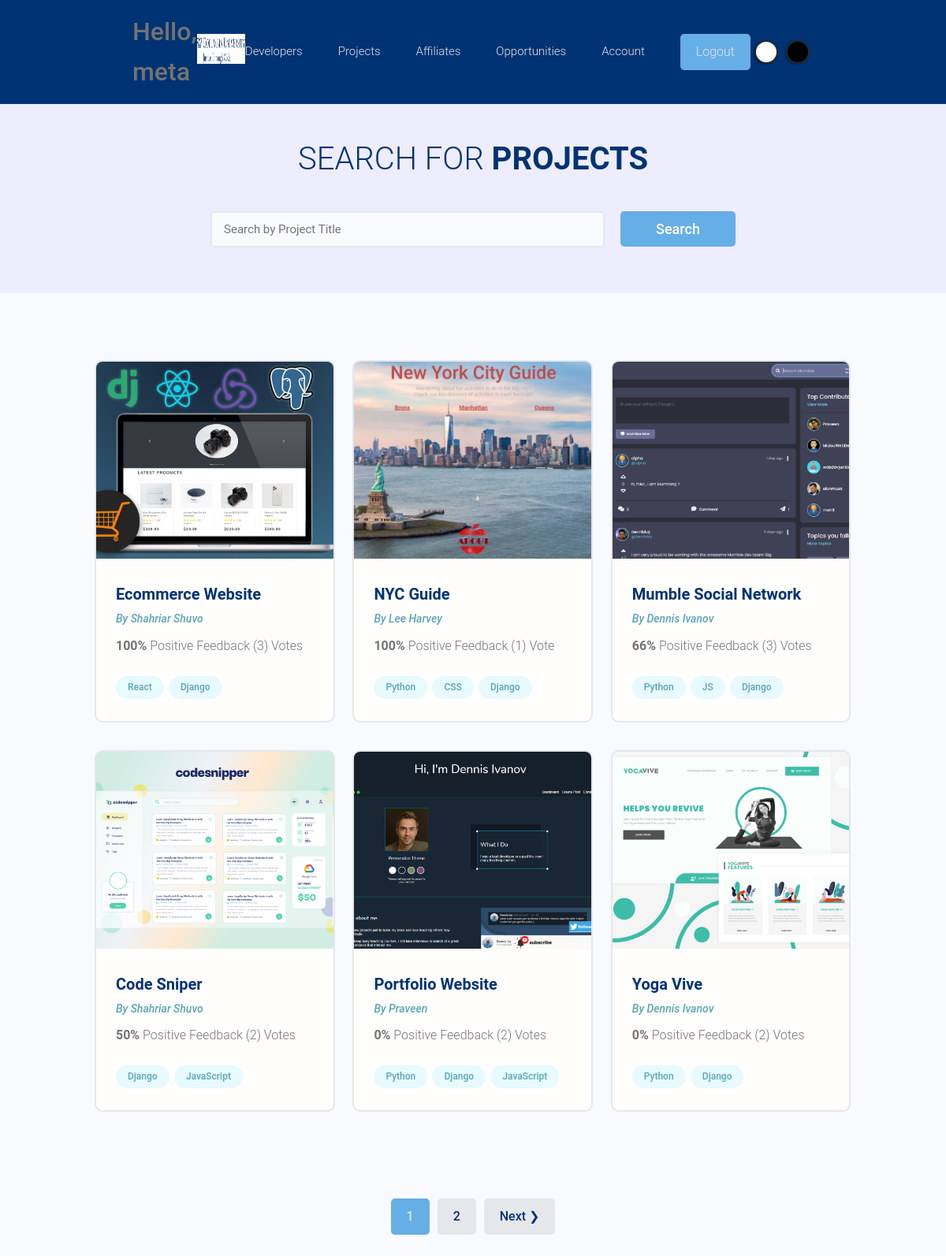
Page /projects/ (signed in) on the committed database.
### projects/models.py (models this page shows, shortened)
class Project(models.Model):
    owner = models.ForeignKey(Profile, null = True, blank = True, on_delete = models.CASCADE)
    title = models.CharField(max_length = 200)
    description = models.TextField(null = True, blank = True)
    featured_image = models.ImageField(null = True, blank = True,
                                        upload_to = 'projects/', default = "projects/default.jpg")
    demo_link = models.CharField(max_length = 2000, null = True, blank = True)
    source_link = models.CharField(max_length = 2000, null = True, blank = True)
    demo = models.BooleanField(default = False, null = True, blank = True)
    tags = models.ManyToManyField('Tag', blank = True)
    vote_total = models.IntegerField(default = 0, null = True, blank = True)
    vote_ratio = models.IntegerField(default = 0, null = True, blank = True)
    created = models.DateTimeField(auto_now_add = True)
    slug = models.SlugField(default = '', editable = False, max_length = 200, null = False)
    id = models.UUIDField(default = uuid.uuid4, unique = True, primary_key = True, editable = False)
    class Meta:
        ordering = ['-vote_ratio', '-vote_total', 'title']
        unique_together = [['slug', 'owner']]
    @property
    def imageURL(self):
        try:
            url = self.featured_image.url
        except:
            url = ''
        return url

class Tag(models.Model):
    name = models.CharField(max_length = 200)
    created = models.DateTimeField(auto_now_add = True)
    id = models.UUIDField(default = uuid.uuid4, unique = True, primary_key = True, editable = False)
    def __str__(self):
        return self.name

### users/models.py (models this page shows, shortened)
class Profile(models.Model):
    user = models.OneToOneField(User, on_delete = models.CASCADE,
                                null = True, blank = True)
    name = models.CharField(max_length = 200, blank = True, null = True)
    email = models.EmailField(max_length = 500, blank = True, null = True)
    username = models.CharField(max_length = 200, blank = True, null = True)
    location = models.CharField(default = 'USA', max_length = 200, blank = True, null = True)
    short_intro = models.CharField(max_length = 200, blank = True, null = True)
    bio = models.TextField(blank = True, null = True)
    profile_image = models.ImageField(null = True, blank = True,
                            upload_to = 'profiles/',
                            default = "profiles/user-default.png")
    profile_type = models.CharField(default='alum', max_length=200)
    organization_name = models.CharField(default = '', max_length = 200, blank = True, null = True)
    created = models.DateTimeField(auto_now_add = True)
    slug = models.SlugField(default = '', editable = True, max_length = 200, null = False)
    id = models.UUIDField(default = uuid.uuid4, unique = True,
                        primary_key = True, editable = False)
    class Meta:
        ordering = ['created']

### projects/views.py (the view)
# urls.py: path('projects/', views.getProjects),
def projects(request):
    projects, search_query = searchProjects(request)
    custom_range, projects = paginateProjects(request, projects, 6)
    context = {'projects': projects, 'search_query': search_query, 'custom_range': custom_range}
    return render(request, 'projects/projects.html', context)

### projects/utils.py (called while the page is built)
def paginateProjects(request, projects, results):
    page = request.GET.get('page')
    paginator = Paginator(projects, results)
    try:
        projects = paginator.page(page)
    except PageNotAnInteger:
        page = 1
        projects = paginator.page(page)
    except EmptyPage:
        page = paginator.num_pages
        projects = paginator.page(page)
    leftIndex = (int(page) - 4)
    if leftIndex < 1:
        leftIndex = 1
    rightIndex = (int(page) + 5)
    if rightIndex > paginator.num_pages:
        rightIndex = paginator.num_pages + 1
    custom_range = range(leftIndex, rightIndex)
    return custom_range, projects

def searchProjects(request):
    search_query = ''
    if request.GET.get('search_query'):
        search_query = request.GET.get('search_query')
    tags = Tag.objects.filter(name__icontains = search_query)
    projects = Project.objects.distinct().filter(
        Q(title__icontains = search_query) |
        Q(description__icontains = search_query) |
        Q(owner__name__icontains = search_query) |
        Q(tags__in = tags)
    )
    return projects, search_query

### projects/templates/projects/projects.html (shortened to what this page needs)
{% extends 'main.html' %}
{% block content %}
<main class="projects">
    <section class="hero-section text-center">
        <div class="container container--narrow">
            <div class="hero-section__box">
                <h2>Search for <span>Projects</span></h2>
            </div>
            <div class="hero-section__search">
                <form id='searchForm' class="form" action="{% url 'projects' %}" method="get">
                    <div class="form__field">
                        <input class="input input--text" id="formInput#search" type="text" name="search_query"
                            placeholder="Search by Project Title" value="{{search_query}}" />
                    </div>
                    <input class="btn btn--sub btn--lg" type="submit" value="Search" />
                </form>
            </div>
        </div>
    </section>
    <section class="projectsList">
        <div class="container">
            <div class="grid grid--three">
                {% for project in projects %}
                <div class="column">
                    <div class="card project">
                        <a href="{% url 'project' slug=project.slug %}" class="project">
                            <img class="project__thumbnail" src="{{ project.imageURL }}" alt="project thumbnail" />
                            <div class="card__body">
                                <h3 class="project__title">{{project.title}}</h3>
                                <p>
                                    <a class="project__author" href="{% url 'user-profile' slug=project.owner.slug %}">
                                        By {{project.owner.name}}
                                    </a>
                                </p>
                                <p class="project--rating">
                                    <span style="font-weight: bold;">{{project.vote_ratio}}%</span> Positive
                                    Feedback ({{project.vote_total}}) Vote{{project.vote_total|pluralize:"s"}}
                                </p>
                                <div class="project__tags">
                                    {% for tag in project.tags.all %}
                                    <span class="tag tag--pill tag--main">
                                        <small>{{tag}}</small>
                                    </span>
                                    {% endfor %}
                                </div>
                            </div>
                        </a>
                    </div>
                </div>
                {% endfor %}
            </div>
        </div>
    </section>
    {% include 'pagination.html' with queryset=projects custom_range=custom_range %}
</main>
{% endblock %}

### templates/navbar.html (shortened to what this page needs)
{% load static %}
<header class="header">
    <div class="container container--narrow">
        {% if request.user.id != None %}
            <span class="user">
                <h3>Hello, {{ request.user }}</h3>
            </span>
        {% endif %}
        <a href="{% url 'profiles' %}" class="header__logo">
        <img src="{% static 'images/jtc-long-logo.jpeg' %} " alt="JTCAlumn Logo" />
        </a>
        <nav class="header__nav">
            <ul class="header__menu">
                <li class="header__menuItem"><a href="{% url 'profiles' %}">Developers</a></li>
                <li class="header__menuItem"><a href="{% url 'projects' %}">Projects</a></li>
                <li class="header__menuItem"><a href="{% url 'affiliates' %}">Affiliates</a></li>
                <li class="header__menuItem"><a href="{% url 'opportunity-board' %}">Opportunities</a></li>
                {% if request.user.is_authenticated %}
                    <li class="header__menuItem"><a href="{% url 'account' %}">Account</a></li>
                    <li class="header__menuItem"><a href="{% url 'logout' %}" class="btn btn--sub">Logout</a></li>
                {% else %}
                    <li class="header__menuItem"><a href="{% url 'login' %}" class="btn btn--sub">Login/Sign Up</a></li>
                {% endif %}
            </ul>
        </nav>
        <a href="{{ request.GET.next }}" class="header">
            <div id="theme-options-wrapper">
                <div data-mode="light" id="light-mode" class="theme-dot"></div>
                <div data-mode="dark" id="dark-mode" class="theme-dot"></div>
            </div>
        </a>
    </div>
</header>

### static/styles/app.css (style rules this page uses)
:root { --color-sub: var(--columbia-blue); --themeDotBorder:#24292e; --transition: all .5s; }
.btn--sub { background-color: var(--columbia-college-blue); }
.card { border: 2px solid var(--color-light); }
img { width: 100%; }
.header { position: sticky; z-index: 111; background-color: var(--color-sub); padding: 1.5rem 0; }
.header > .container { display: flex; justify-content: space-between; align-items: center; }
.header__logo > img { align-items: left; height: 3.8rem; }
.header__nav > ul { display: inline-flex; align-items: center; list-style: none; gap: 4.5rem; }
.header__menuItem > a { color: var(--color-light); font-weight: 300; }
.hero-section { height: 40vh; display: flex; align-items: center; background-color: var(--color-sub); }
.hero-section__box { margin-bottom: 4rem; }
.hero-section__box > h2, .hero-section__box > h2 > span { font-size: 4rem; color: var(--color-white); line-height: 1.3; text-transform: uppercase; }
.hero-section__box > h2 { font-weight: 300; }
.hero-section__box > h2 > span { font-weight: 700; }
.hero-section__search > .form { display: flex; align-items: center; justify-content: center; gap: 2rem; }
.hero-section__search > .form input.input--text { width: 50rem; }
.project__author { font-size: 1.4rem; font-style: italic; }
.project--rating { margin-bottom: 1.6em; margin-top: .5em; }
.projects > .hero-section { background: var(--color-sub-lighter); height: 30vh; }
.projects .hero-section__box { margin-bottom: 2.5rem; }
.projects .hero-section__box > h2 { color: var(--color-sub); }
.projects .hero-section__box > h2 > span { font-weight: 700; color: var(--color-sub); }
.projectsList { margin-top: 8rem; }
.project__thumbnail { height: 25rem; object-fit: cover; object-position: top center; }
.project__title { font-size: 2rem; font-weight: 700; color: var(--color-sub); }
#theme-options-wrapper { display: flex; justify-content: center; }
.theme-dot { height: 30px; width: 30px; background-color: #000000; border-radius: 50%; margin: 5px; border:2px solid var(--themeDotBorder); -webkit-box-shadow: -1px 1px 3px -1px rgba(0,0,0,0.75); -moz-box-shadow: -1px 1px 3px -1px rgba(0,0,0,0.75); box-shadow: -1px 1px 3px -1px rgba(0,0,0,0.75); cursor: pointer; }
#light-mode { background-color: #ffffff; }
#dark-mode { background-color: #000000 !important; }
.light, body[color-theme="light"] { --bg: var(--color-bg); --bg-light: rgba(255, 255, 255, .8); --clr-shadow: rgba(0, 0, 0, .15); }

### static/uikit/styles/modules/_variables.css (style rules this page uses)
:root { --college-gold: #fcd450; --college-warm-gray: #5e514e; --college-warm-light-gray: #cdc9c5; --color-main: #5aa5b9; --color-main-light: #e6faff; --color-sub: #3f4156; --color-sub-light: #51546e; --color-sub-lighter: #ededfd; --color-text: #737373; --color-gray: #8b8b8b; --color-light: #e5e7eb; --color-light-gray: #767676; --color-bg: #f8fafd; --color-white: #fffefd; --color-white-light: #f3f3f3; --color-success: #359e64; --color-success-bg: #def8e8; --color-error: #fc4b0b; --color-error-bg: #fff2ee; --columbia-blue: #003373; --columbia-dark-blue: #002855; --columbia-college-blue: #66aee6; --columbia-alumni-blue: #418fde; --font-base: 'Adobe Garamond', 'Merriweather', georgia, 'Brioni', roboto, arial; --font-monospace: 'Fira Code', 'Courier New', courier, monospace; --font-regular: 300; --font-medium: 500; --font-bold: 700; --generic-shadow: 1px 1px 5px #00000010; --generic-transition: all 0.3s ease-in-out; }

### static/uikit/styles/modules/_base.css (style rules this page uses)
* { margin: 0; padding: 0; box-sizing: border-box; text-rendering: optimizeLegibility; color: inherit; font-size: inherit; }
html { font-size: 50%; }
@media only screen and (min-width: 480px) { html { font-size: 56.25%; } }
@media only screen and (min-width: 1200px) { html { font-size: 62.5%; } }
body { line-height: 1.6; font-weight: 400; font-size: 1.5rem; color: var(--color-text); background-color: var(--color-bg); min-height: 100vh; }

### static/uikit/styles/modules/_typography.css (style rules this page uses)
* { font-family: var(--font-base); }
h2 { font-size: 3.6rem; font-weight: var(--font-bold); }
h3 { font-size: 3.2rem; font-weight: var(--font-medium); }
p, span, strong { font-size: 1.6rem; color: var(--color-text); font-weight: var(--font-regular); }
a { padding-bottom: 2px; text-decoration: none; display: inline-block; color: var(--color-main); font-weight: var(--font-medium); }

### static/uikit/styles/modules/_card.css (style rules this page uses)
.card { border-radius: 1rem; background-color: var(--color-white); border: 1.5px solid var(--color-light); width: auto; height: auto; margin-top: 0.5rem; margin-bottom: 0.5rem; overflow: hidden; }
.card__body, .card__header { padding: 2rem 2.5rem; }

### rows in the picture
Project: imageURL (picture), title "Ecommerce Website", owner.name "Shahriar Shuvo", vote_ratio "100", vote_total "3"
Tag: name "React"
Tag: name "Django"
Project: imageURL (picture), title "NYC Guide", owner.name "Lee Harvey", vote_ratio "100", vote_total "1"
Tag: name "Python"
Tag: name "CSS"
Project: imageURL (picture), title "Mumble Social Network", owner.name "Dennis Ivanov", vote_ratio "66", vote_total "3"
Tag: name "JS"
Project: imageURL (picture), title "Code Sniper", owner.name "Shahriar Shuvo", vote_ratio "50", vote_total "2"
Tag: name "JavaScript"
Project: imageURL (picture), title "Portfolio Website", owner.name "Praveen", vote_ratio "0", vote_total "2"
Project: imageURL (picture), title "Yoga Vive", owner.name "Dennis Ivanov", vote_ratio "0", vote_total "2"

### other values in the picture
{{ request.user }} "meta"
{{ page }} "1"
{{ page }} "2"
